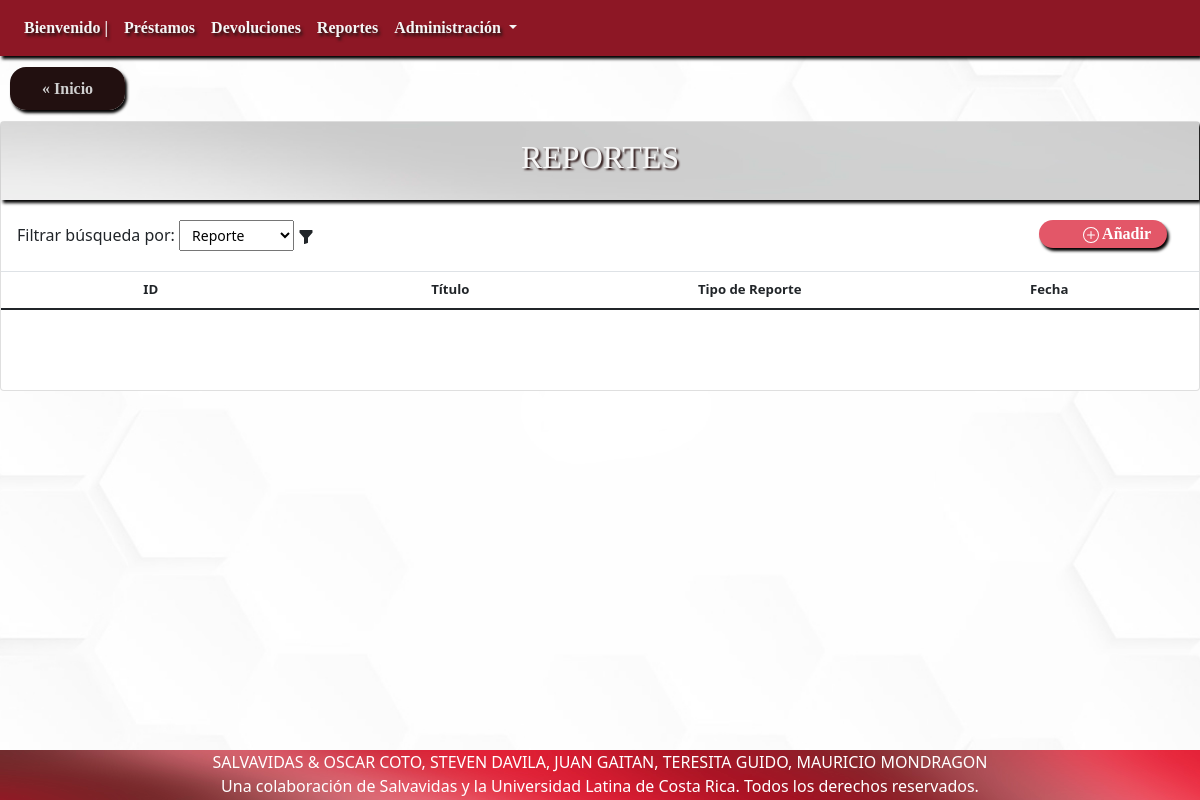
The app's page /?c=detalleAllReporte, older data.
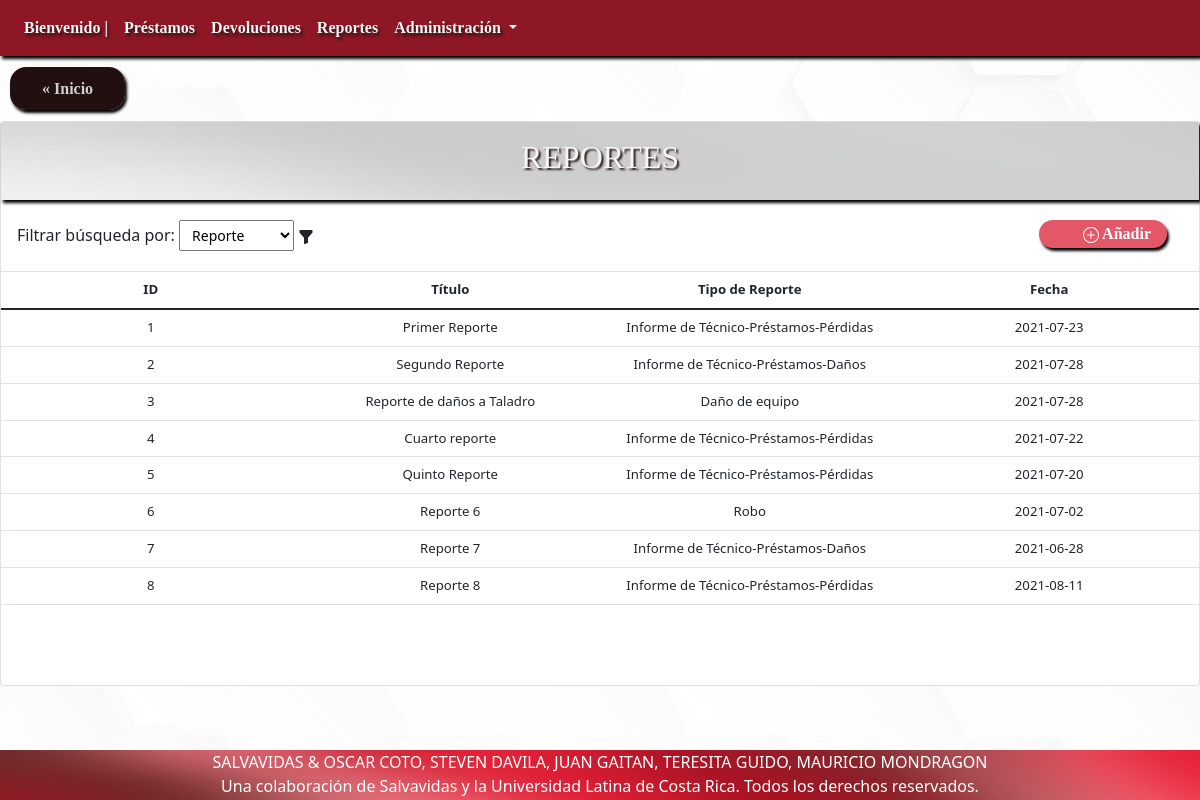
The same page, newer data.
### tables this page shows
CREATE TABLE `reporte` (
  `idReporte` int(11) NOT NULL,
  `tituloReporte` varchar(50) DEFAULT NULL,
  `idTipoReporte` int(11) NOT NULL,
  `fechaReporte` date DEFAULT current_timestamp()
);

CREATE TABLE `tiporeporte` (
  `idTipoReporte` int(11) NOT NULL,
  `nombreTipoReporte` varchar(50) NOT NULL,
  `detalleTipoReporte` varchar(255) NOT NULL,
  `queryTipoReporte` varchar(1000) NOT NULL
);

### controller/detalleAllReporte.php (called while the page is built, shortened)
<?php
include 'model/Reporte.php';
    $Reporte = new Reporte();
    $allReporte = $Reporte->seleccionarAllReporte();
    $tipoReporte = new TipoReporte();
    $allTipoReporte = $tipoReporte->seleccionarAllTipoReporte();
    include 'view/VerAllReporte.php';

### model/Reporte.php (called while the page is built, shortened)
<?php
include_once "model/TipoReporte.php";
class Reporte {
    public function __construct( $tituloReporte = "",$idTipoReporte = 0,$fechaReporte= "", $idReporte = 0) {
        $this->tituloReporte = $tituloReporte;
        $this->idTipoReporte = $idTipoReporte;
        $this->fechaReporte = $fechaReporte;
        $this->idReporte = $idReporte;
    }
    function seleccionarAllReporte() {
        $query = "SELECT * FROM reporte";
        $pdo = new Connection();
        $pdo = $pdo->open();
        $result = $pdo->query($query);
        $rows = [];
        foreach ($result->fetchAll() as $row) {
            $rows[] = new Reporte($row['tituloReporte'],$row['idTipoReporte'],$row['fechaReporte'],$row['idReporte']);
        }
        return $rows;
    }
}

### model/TipoReporte.php (called while the page is built, shortened)
<?php
class TipoReporte {
    public function __construct($idTipoReporte = 0, $nombreTipoReporte = "",$detalleTipoReporte = "",$queryTipoReporte= "") {
        $this->idTipoReporte = $idTipoReporte;
        $this->nombreTipoReporte = $nombreTipoReporte;
    }
    function seleccionarAllTipoReporte() {
        $query = "SELECT * FROM tiporeporte";
        $pdo = new Connection();
        $pdo = $pdo->open();
        $result = $pdo->query($query);
        $rows = [];
        foreach ($result->fetchAll() as $row) {
            $rows[] = new TipoReporte($row['idTipoReporte'], $row['nombreTipoReporte'],$row['detalleTipoReporte'],$row['queryTipoReporte']);
        }
        return $rows;
    }
}

### view/verAllReporte.php (the view, shortened to what this page needs)
<div class="upside">
    <a href="index.php" class="Inicio">« Inicio</a>
</div>
<div class="card" id="ListaCompleta">
    <div class="card-title">
        <h2> REPORTES</h2>
    </div>
    <div class="card-subtitle" id="Add">
        <label for="search">Filtrar búsqueda por: </label>
        <select class="form-select-sm" name="forma" onchange="location = this.value;">
            <option value="?c=detalleAllReporte"selected>Reporte</option>
        </select>
        <svg xmlns="http://www.w3.org/2000/svg" width="16" height="16" fill="currentColor" class="bi bi-funnel-fill" viewBox="0 0 16 16">
        <path d="M1.5 1.5A.5.5 0 0 1 2 1h12a.5.5 0 0 1 .5.5v2a.5.5 0 0 1-.128.334L10 8.692V13.5a.5.5 0 0 1-.342.474l-3 1A.5.5 0 0 1 6 14.5V8.692L1.628 3.834A.5.5 0 0 1 1.5 3.5v-2z"/>
        </svg>
        <a href="?c=crearReporte" class="add">
         Añadir
        </a>
    </div>
    <table class="table">
        <thead>
            <tr>
                <th scope="col">ID</th>
                <th scope="col">Título</th>
                <th scope="col">Tipo de Reporte</th>
                <th scope="col">Fecha</th>
            </tr>
        </thead>
        <tbody>
        <?php
        foreach ($allReporte as $value) {
        ?>
            <tr>
                <td><?php echo $value->idReporte; ?></td>
                <td><?php echo $value->tituloReporte; ?></td>
                <?php foreach ($allTipoReporte as $tiporeporte) { if ($value->idTipoReporte  == $tiporeporte->idTipoReporte) {?>
                <td><?php echo $tiporeporte->nombreTipoReporte; ?></td>
                <?php } }  ?>
                <td><?php echo $value->fechaReporte; ?></td>
            </tr>
        <?php } ?>
        </tbody>
    </table>
</div>

Row changes from the older to the newer data that the page shows:
added reporte: idReporte "1", tituloReporte "Primer Reporte", fechaReporte "2021-07-23"
added tiporeporte: nombreTipoReporte "Informe de Técnico-Préstamos-Pérdidas"
added reporte: idReporte "2", tituloReporte "Segundo Reporte", fechaReporte "2021-07-28"
added tiporeporte: nombreTipoReporte "Informe de Técnico-Préstamos-Daños"
added reporte: idReporte "3", tituloReporte "Reporte de daños a Taladro", fechaReporte "2021-07-28"
added tiporeporte: nombreTipoReporte "Daño de equipo", shown under "3"
added reporte: idReporte "4", tituloReporte "Cuarto reporte", fechaReporte "2021-07-22"
added reporte: idReporte "5", tituloReporte "Quinto Reporte", fechaReporte "2021-07-20"
added reporte: idReporte "6", tituloReporte "Reporte 6", fechaReporte "2021-07-02"
added tiporeporte: nombreTipoReporte "Robo", shown under "6"
added reporte: idReporte "7", tituloReporte "Reporte 7", fechaReporte "2021-06-28"
added reporte: idReporte "8", tituloReporte "Reporte 8", fechaReporte "2021-08-11"
